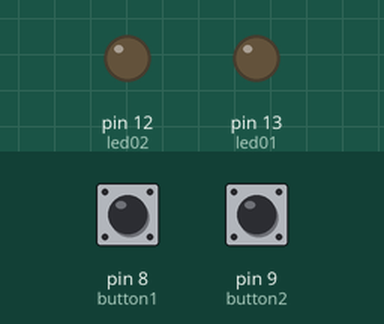
Recording of a sketch running on a simulated Arduino Uno, built with avr-gcc and run on an emulated ATmega328P. Parts: output pins drawn as LEDs (lit = HIGH). The test bench sets the inputs (shaded band); at power-on: pin 9 (button2) HIGH, pin 8 (button1) HIGH.

Above: at 1.2 s.
1.3 s: pin 9 (button2) pulled LOW for 0.15 s
At 1.6 s:
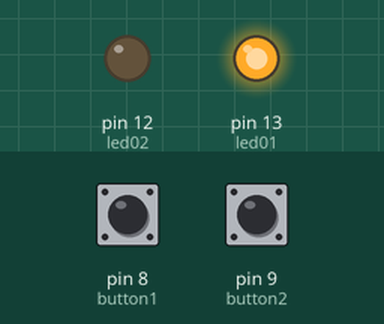
Timing chart, 0 to 4.3 s (numbered marks = the images above; inputs shaded):
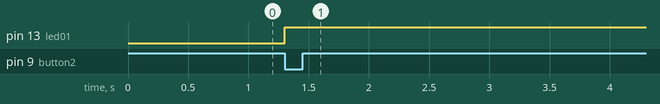

The sketch:

Switch_Case.ino
```cpp
#define led01  13
#define led02 12
#define button1 8
#define button2 9

void setup() {
pinMode(led01, OUTPUT);
pinMode(led02, OUTPUT);
pinMode(button1, INPUT_PULLUP);
pinMode(button2, INPUT_PULLUP);
}
void loop() {

int x = 0;
int hasilValue1 = digitalRead(button1);
int hasilValue2 = digitalRead(button2);
if(hasilValue1 == 1){
  x++;
}
if(hasilValue2 == 1){
  x--;
}
switch(x){
  case 1:
  digitalWrite(led01, HIGH);
  digitalWrite(led02, LOW);
  break;
  case 2:
  digitalWrite(led01, LOW);
  digitalWrite(led02, HIGH);
  break;
}
}
```

Measured:
- after the input at 1.3 s, pin 13 (led01): LOW → HIGH at once
